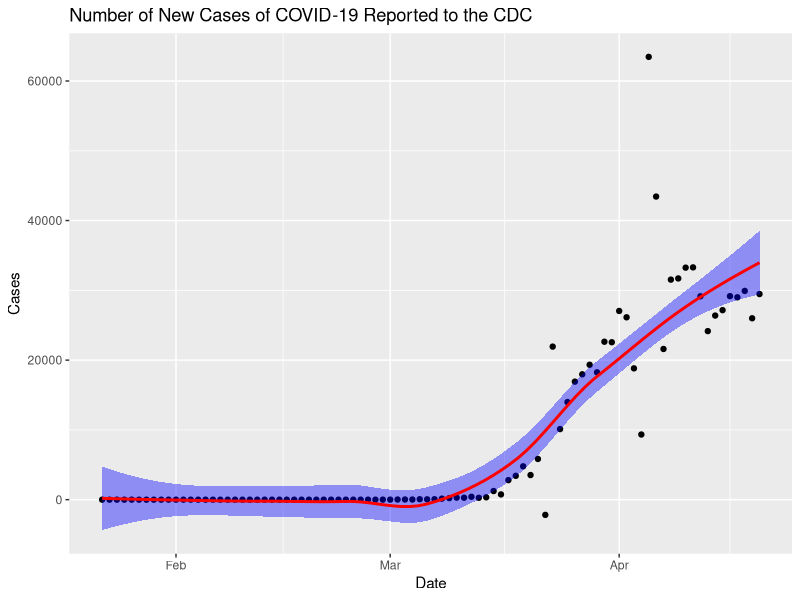
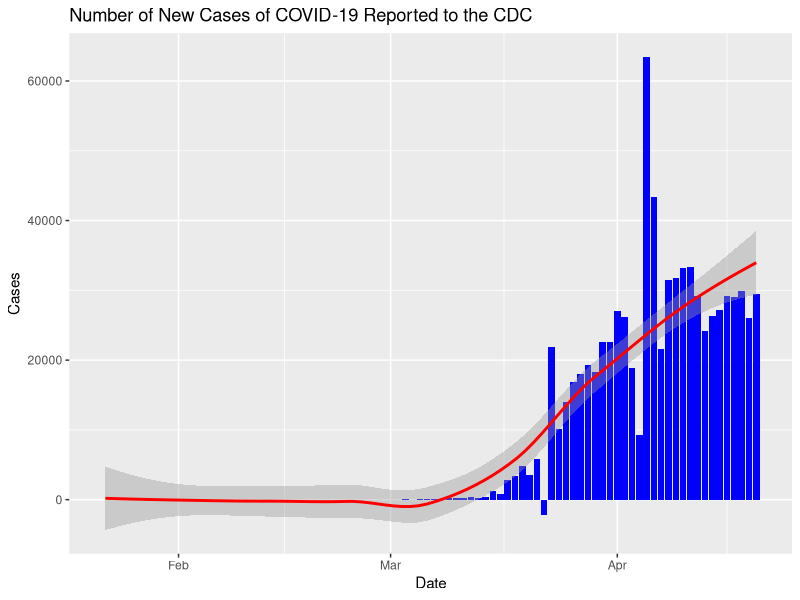
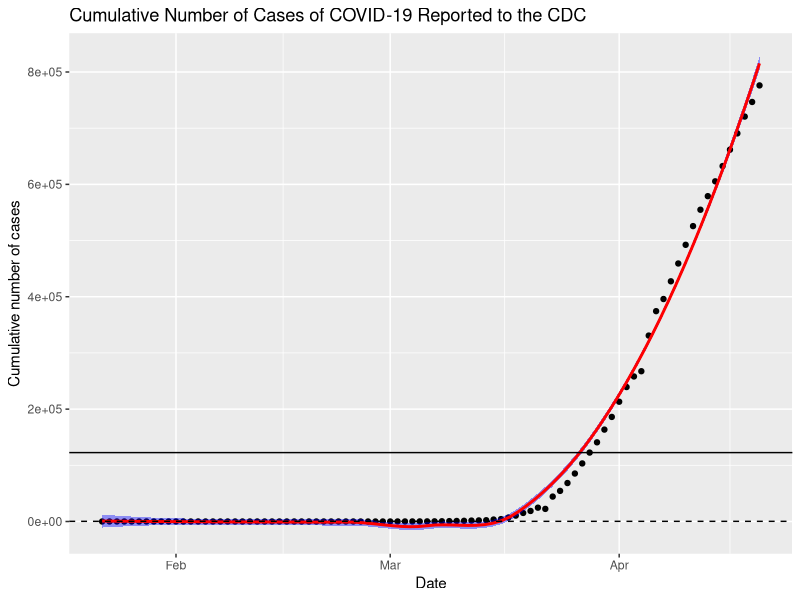
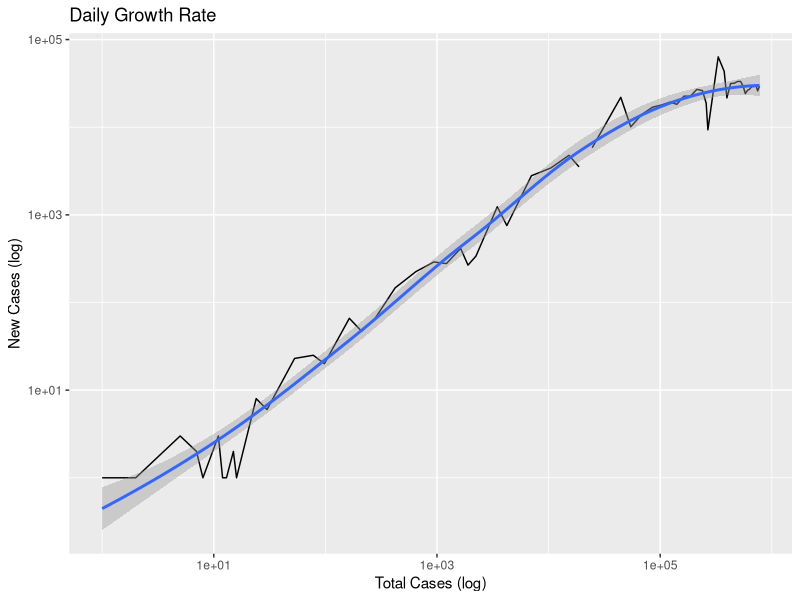
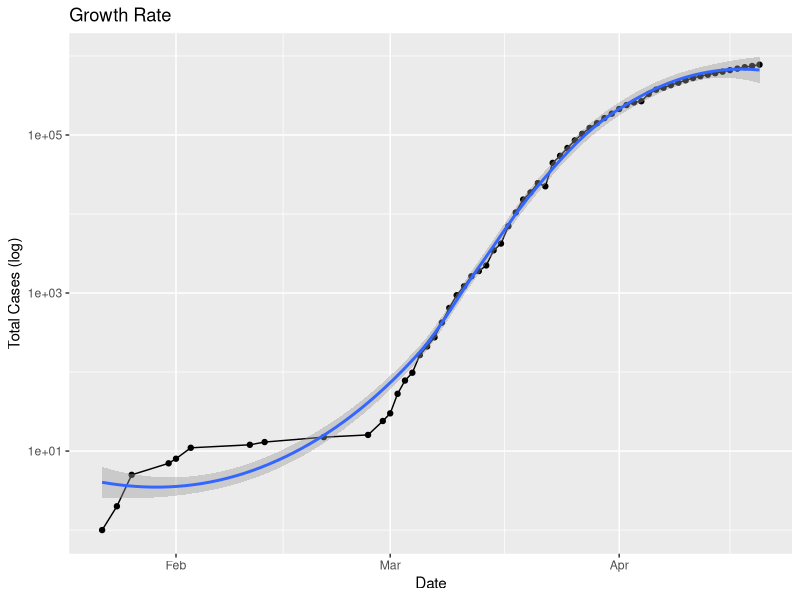
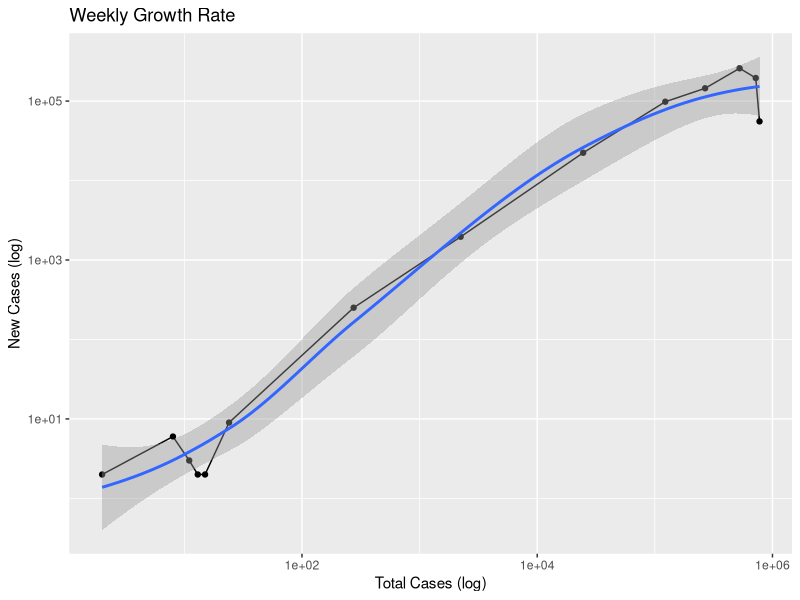
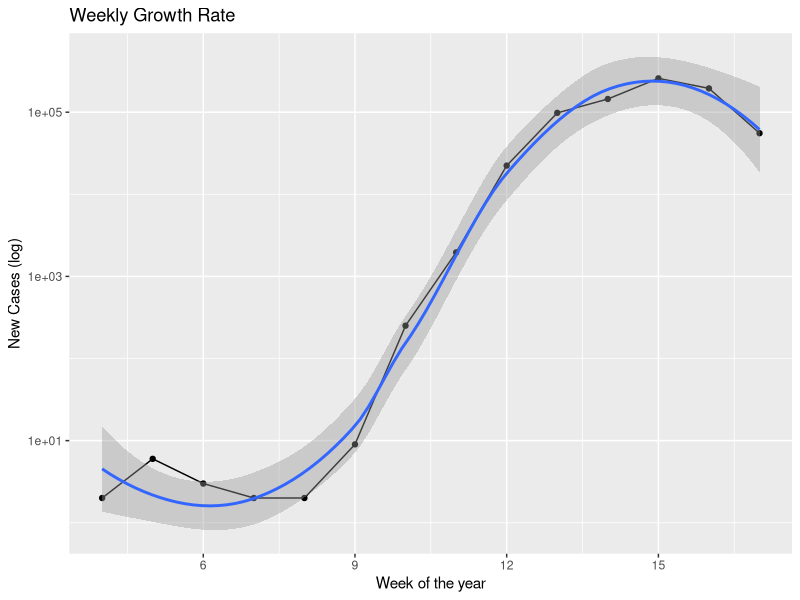

Reproduce these figures in R, in order.
## ---- chunk 1
knitr::opts_chunk$set(echo = TRUE)
## ---- chunk 2
library(tidyverse)
library(lubridate)
## ---- chunk 3
cdc <- read_csv(file = "./data/CDC_data_new.csv")
## ---- chunk 4
names(cdc)[1:2] <-  c("Date",
                      "Total Number of Cases")
cdc$Date <- as.Date(cdc$Date,
                    format = "%d-%b-%Y")
cdc$`Week Number` <- epiweek(cdc$Date)
cdc$`New Cases` <- 0
cdc$`New Cases`[1] <- cdc$`Total Number of Cases`[1]
for(i in 2:nrow(cdc)){
     cdc$`New Cases`[i] <- cdc$`Total Number of Cases`[i] -
          cdc$`Total Number of Cases`[i-1]
}
## ---- chunk 5
epi <- ggplot(data = cdc)
## ---- chunk 6
epi + geom_point(aes(x = Date,
              y = `New Cases`))+
     geom_smooth(aes(x = Date,
              y = `New Cases`),
              color = "red",
              fill = "blue") +
     labs(y = "Cases",
          title = "Number of New Cases of COVID-19 Reported to the CDC")
## ---- chunk 7
epi + geom_col(aes(x=Date,
                   y=`New Cases`),
               fill= "blue") +
     geom_smooth(aes(x=Date,
                   y=`New Cases`),
                 color = "red") +
     labs(y = "Cases",
          title = "Number of New Cases of COVID-19 Reported to the CDC")
## ---- chunk 8
epi + geom_point(aes(x = Date,
              y = `Total Number of Cases`))+
    # geom_line(aes(x = Date,
              #y = `Total Number of Cases`)) +
     geom_smooth(aes(x = Date,
              y = `Total Number of Cases`),
              color = "red",
              fill = "blue") +
     labs(y = "Cumulative number of cases",
          title = "Cumulative Number of Cases of COVID-19 Reported to the CDC") +
     geom_hline(yintercept = mean(cdc$`Total Number of Cases`)) +
     geom_hline(yintercept = median(cdc$`Total Number of Cases`),
                lty = 2)
## ---- chunk 9
gr <- cdc %>%
  filter(`New Cases` != 0)

ggplot(data = gr) +
  geom_line(aes(y = `New Cases`,
                    x = `Total Number of Cases`)) +
  scale_x_log10() +
  scale_y_log10() +
  geom_smooth(aes(y = `New Cases`,
                    x = `Total Number of Cases`)) +
  labs(title = "Daily Growth Rate",
       x = "Total Cases (log)",
       y = "New Cases (log)")

## ---- chunk 10
ggplot(data = gr) +
     geom_line(aes(y = `Total Number of Cases`,
                   x = `Date`)) + 
     geom_point(aes(y = `Total Number of Cases`,
                    x = `Date`)) +
     scale_y_log10() +
     geom_smooth(aes(y = `Total Number of Cases`,
                     x = `Date`),
              method = "loess",
              formula = y ~ x) +
  labs(title = "Growth Rate",
       x = "Date",
       y = "Total Cases (log)")
## ---- chunk 11
gr <- cdc %>%
     group_by(`Week Number`) %>%
     summarise(cases = sum(`New Cases`),
               cs = max(`Total Number of Cases`),
               count = n()) 

ggplot(data = gr) +
     geom_line(aes(y = `cases`,
                   x = cs)) + 
     geom_point(aes(y = `cases`,
                    x = cs)) +
     scale_x_log10() +
     scale_y_log10() +
     geom_smooth(aes(y = `cases`,
                     x = cs)) +
  labs(title = "Weekly Growth Rate",
       x = "Total Cases (log)",
       y = "New Cases (log)")

## ---- chunk 12
ggplot(data = gr) +
     geom_line(aes(y = `cases`,
                   x = `Week Number`)) + 
     geom_point(aes(y = `cases`,
                    x = `Week Number`)) +
     scale_y_log10() +
     geom_smooth(aes(y = `cases`,
                     x = `Week Number`),
              method = "loess",
              formula = y ~ x) +
  labs(title = "Weekly Growth Rate",
       x = "Week of the year",
       y = "New Cases (log)")
